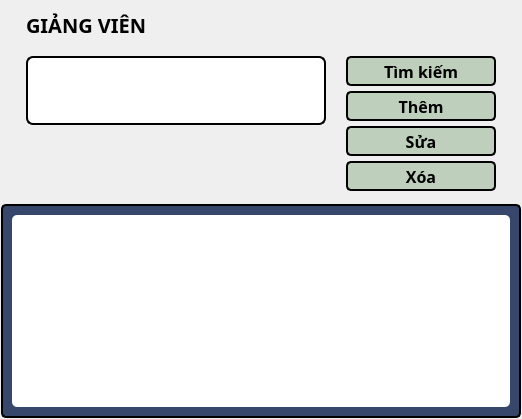
            <widget class="QWidget" name="teachers_page">
             <layout class="QVBoxLayout" name="verticalLayout_4">
              <property name="spacing">
               <number>3</number>
              </property>
              <property name="leftMargin">
               <number>1</number>
              </property>
              <property name="topMargin">
               <number>1</number>
              </property>
              <property name="rightMargin">
               <number>1</number>
              </property>
              <property name="bottomMargin">
               <number>1</number>
              </property>
              <item>
               <widget class="QWidget" name="teachers_controllers" native="true">
                <property name="maximumSize">
                 <size>
                  <width>16777215</width>
                  <height>200</height>
                 </size>
                </property>
                <property name="autoFillBackground">
                 <bool>false</bool>
                </property>
                <layout class="QVBoxLayout" name="verticalLayout_33">
                 <property name="spacing">
                  <number>0</number>
                 </property>
                 <property name="bottomMargin">
                  <number>0</number>
                 </property>
                 <item>
                  <widget class="QLabel" name="teachers_name_label">
                   <property name="minimumSize">
                    <size>
                     <width>0</width>
                     <height>30</height>
                    </size>
                   </property>
                   <property name="maximumSize">
                    <size>
                     <width>16777215</width>
                     <height>30</height>
                    </size>
                   </property>
                   <property name="font">
                    <font>
                     <family>Cascadia Mono SemiBold</family>
                     <pointsize>15</pointsize>
                     <weight>75</weight>
                     <bold>true</bold>
                     <underline>false</underline>
                     <strikeout>false</strikeout>
                    </font>
                   </property>
                   <property name="layoutDirection">
                    <enum>Qt::LeftToRight</enum>
                   </property>
                   <property name="styleSheet">
                    <string notr="true">color: rgb(0, 0, 0);
padding-left: 10px;
font-weight: bold;
font-size: 15pt;</string>
                   </property>
                   <property name="text">
                    <string>GIẢNG VIÊN</string>
                   </property>
                   <property name="alignment">
                    <set>Qt::AlignLeading|Qt::AlignLeft|Qt::AlignVCenter</set>
                   </property>
                  </widget>
                 </item>
                 <item>
                  <widget class="QWidget" name="widget_19" native="true">
                   <property name="minimumSize">
                    <size>
                     <width>0</width>
                     <height>150</height>
                    </size>
                   </property>
                   <layout class="QHBoxLayout" name="horizontalLayout_14">
                    <property name="bottomMargin">
                     <number>0</number>
                    </property>
                    <item>
                     <widget class="QWidget" name="widget_20" native="true">
                      <layout class="QVBoxLayout" name="verticalLayout_34">
                       <property name="spacing">
                        <number>5</number>
                       </property>
                       <property name="leftMargin">
                        <number>7</number>
                       </property>
                       <property name="topMargin">
                        <number>7</number>
                       </property>
                       <property name="rightMargin">
                        <number>7</number>
                       </property>
                       <property name="bottomMargin">
                        <number>7</number>
                       </property>
                       <item>
                        <widget class="QLineEdit" name="teachers_input">
                         <property name="sizePolicy">
                          <sizepolicy hsizetype="Expanding" vsizetype="Expanding">
                           <horstretch>0</horstretch>
                           <verstretch>0</verstretch>
                          </sizepolicy>
                         </property>
                         <property name="minimumSize">
                          <size>
                           <width>300</width>
                           <height>30</height>
                          </size>
                         </property>
                         <property name="font">
                          <font>
                           <family>Cascadia Code</family>
                           <pointsize>10</pointsize>
                          </font>
                         </property>
                         <property name="styleSheet">
                          <string notr="true">background-color: rgb(255, 255, 255);
border-radius: 7px;
border: 2px solid #000;</string>
                         </property>
                         <property name="inputMask">
                          <string/>
                         </property>
                         <property name="text">
                          <string/>
                         </property>
                        </widget>
                       </item>
                       <item>
                        <spacer name="verticalSpacer_12">
                         <property name="orientation">
                          <enum>Qt::Vertical</enum>
                         </property>
                         <property name="sizeHint" stdset="0">
                          <size>
                           <width>20</width>
                           <height>46</height>
                          </size>
                         </property>
                        </spacer>
                       </item>
                      </layout>
                     </widget>
                    </item>
                    <item>
                     <widget class="QWidget" name="widget_21" native="true">
                      <property name="minimumSize">
                       <size>
                        <width>150</width>
                        <height>0</height>
                       </size>
                      </property>
                      <layout class="QVBoxLayout" name="verticalLayout_35">
                       <property name="spacing">
                        <number>5</number>
                       </property>
                       <property name="leftMargin">
                        <number>7</number>
                       </property>
                       <property name="topMargin">
                        <number>7</number>
                       </property>
                       <property name="rightMargin">
                        <number>7</number>
                       </property>
                       <property name="bottomMargin">
                        <number>7</number>
                       </property>
                       <item>
                        <widget class="QPushButton" name="teachers_search_btn">
                         <property name="minimumSize">
                          <size>
                           <width>150</width>
                           <height>30</height>
                          </size>
                         </property>
                         <property name="maximumSize">
                          <size>
                           <width>10</width>
                           <height>30</height>
                          </size>
                         </property>
                         <property name="font">
                          <font>
                           <family>Cascadia Code</family>
                           <pointsize>12</pointsize>
                           <weight>75</weight>
                           <bold>true</bold>
                          </font>
                         </property>
                         <property name="styleSheet">
                          <string notr="true">background-color: rgb(190,207,187);
color: rgb(0,0,0);
border-radius: 5px;
border: 2px solid #000;
font-weight: bold;
font-size: 12pt;</string>
                         </property>
                         <property name="text">
                          <string>Tìm kiếm</string>
                         </property>
                         <property name="iconSize">
                          <size>
                           <width>25</width>
                           <height>25</height>
                          </size>
                         </property>
                        </widget>
                       </item>
                       <item>
                        <widget class="QPushButton" name="teachers_add_btn">
                         <property name="minimumSize">
                          <size>
                           <width>150</width>
                           <height>30</height>
                          </size>
                         </property>
                         <property name="maximumSize">
                          <size>
                           <width>150</width>
                           <height>30</height>
                          </size>
                         </property>
                         <property name="font">
                          <font>
                           <family>Cascadia Code</family>
                           <pointsize>12</pointsize>
                           <weight>75</weight>
                           <bold>true</bold>
                          </font>
                         </property>
                         <property name="styleSheet">
                          <string notr="true">background-color: rgb(190,207,187);
color: rgb(0,0,0);
border-radius: 5px;
border: 2px solid #000;
font-weight: bold;
font-size: 12pt;</string>
                         </property>
                         <property name="text">
                          <string>Thêm</string>
                         </property>
                         <property name="icon">
                          <iconset>
                           <normaloff>:/icons/zap.svg</normaloff>:/icons/zap.svg</iconset>
                         </property>
                         <property name="iconSize">
                          <size>
                           <width>25</width>
                           <height>25</height>
                          </size>
                         </property>
                        </widget>
                       </item>
                       <item>
                        <widget class="QPushButton" name="teachers_edit_btn">
                         <property name="minimumSize">
                          <size>
                           <width>150</width>
                           <height>30</height>
                          </size>
                         </property>
                         <property name="maximumSize">
                          <size>
                           <width>150</width>
                           <height>30</height>
                          </size>
                         </property>
                         <property name="font">
                          <font>
                           <family>Cascadia Code</family>
                           <pointsize>12</pointsize>
                           <weight>75</weight>
                           <bold>true</bold>
                          </font>
                         </property>
                         <property name="styleSheet">
                          <string notr="true">background-color: rgb(190,207,187);
color: rgb(0,0,0);
border-radius: 5px;
border: 2px solid #000;
font-weight: bold;
font-size: 12pt;</string>
                         </property>
                         <property name="text">
                          <string>Sửa</string>
                         </property>
                         <property name="icon">
                          <iconset>
                           <normaloff>:/icons/zap.svg</normaloff>:/icons/zap.svg</iconset>
                         </property>
                         <property name="iconSize">
                          <size>
                           <width>25</width>
                           <height>25</height>
                          </size>
                         </property>
                        </widget>
                       </item>
                       <item>
                        <widget class="QPushButton" name="teachers_del_btn">
                         <property name="minimumSize">
                          <size>
                           <width>150</width>
                           <height>30</height>
                          </size>
                         </property>
                         <property name="maximumSize">
                          <size>
                           <width>150</width>
                           <height>30</height>
                          </size>
                         </property>
                         <property name="font">
                          <font>
                           <family>Cascadia Code</family>
                           <pointsize>12</pointsize>
                           <weight>75</weight>
                           <bold>true</bold>
                          </font>
                         </property>
                         <property name="styleSheet">
                          <string notr="true">background-color: rgb(190,207,187);
color: rgb(0,0,0);
border-radius: 5px;
border: 2px solid #000;
font-weight: bold;
font-size: 12pt;</string>
                         </property>
                         <property name="text">
                          <string>Xóa</string>
                         </property>
                         <property name="icon">
                          <iconset>
                           <normaloff>:/icons/zap.svg</normaloff>:/icons/zap.svg</iconset>
                         </property>
                         <property name="iconSize">
                          <size>
                           <width>25</width>
                           <height>25</height>
                          </size>
                         </property>
                        </widget>
                       </item>
                       <item>
                        <spacer name="verticalSpacer_13">
                         <property name="orientation">
                          <enum>Qt::Vertical</enum>
                         </property>
                         <property name="sizeHint" stdset="0">
                          <size>
                           <width>20</width>
                           <height>40</height>
                          </size>
                         </property>
                        </spacer>
                       </item>
                      </layout>
                     </widget>
                    </item>
                   </layout>
                  </widget>
                 </item>
                </layout>
               </widget>
              </item>
              <item>
               <widget class="QWidget" name="teachers_view" native="true">
                <property name="font">
                 <font>
                  <family>Cascadia Code</family>
                 </font>
                </property>
                <property name="styleSheet">
                 <string notr="true">border-radius: 5px;
background-color:rgb(54, 71, 107); 
border-radius: 5px;
border: 2px solid #000;
</string>
                </property>
                <layout class="QVBoxLayout" name="verticalLayout_36">
                 <property name="spacing">
                  <number>0</number>
                 </property>
                 <property name="leftMargin">
                  <number>11</number>
                 </property>
                 <property name="topMargin">
                  <number>11</number>
                 </property>
                 <property name="rightMargin">
                  <number>11</number>
                 </property>
                 <property name="bottomMargin">
                  <number>11</number>
                 </property>
                 <item>
                  <widget class="QTableWidget" name="teachers_table">
                   <property name="font">
                    <font>
                     <family>Cascadia Code</family>
                    </font>
                   </property>
                   <property name="styleSheet">
                    <string notr="true">border-radius: 5px;
border: 0px;
background-color: rgb(255, 255, 255);</string>
                   </property>
                   <property name="verticalScrollMode">
                    <enum>QAbstractItemView::ScrollPerPixel</enum>
                   </property>
                   <property name="horizontalScrollMode">
                    <enum>QAbstractItemView::ScrollPerPixel</enum>
                   </property>
                  </widget>
                 </item>
                </layout>
               </widget>
              </item>
             </layout>
            </widget>
